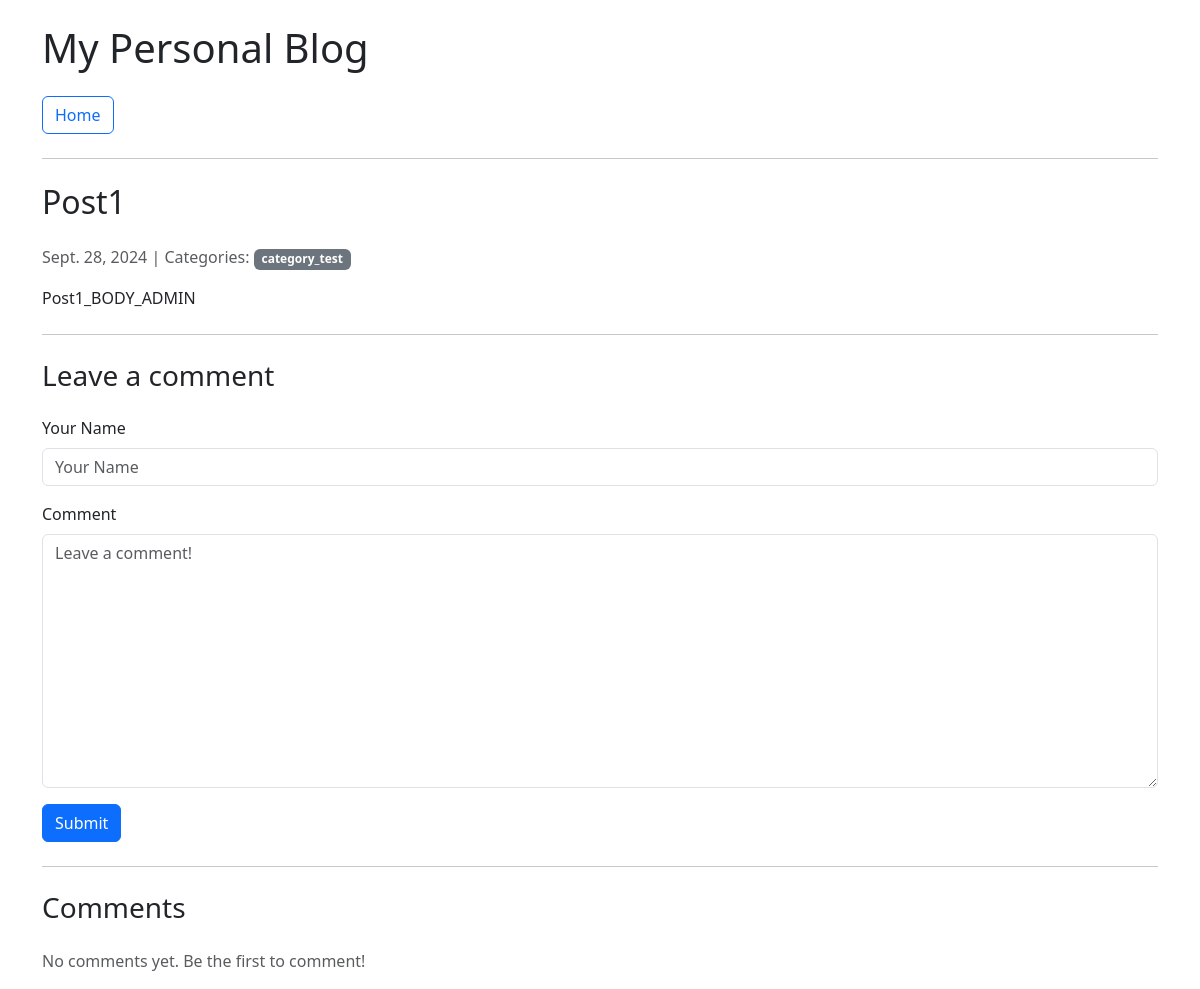
/post/1/, run on an earlier commit of the app's database.
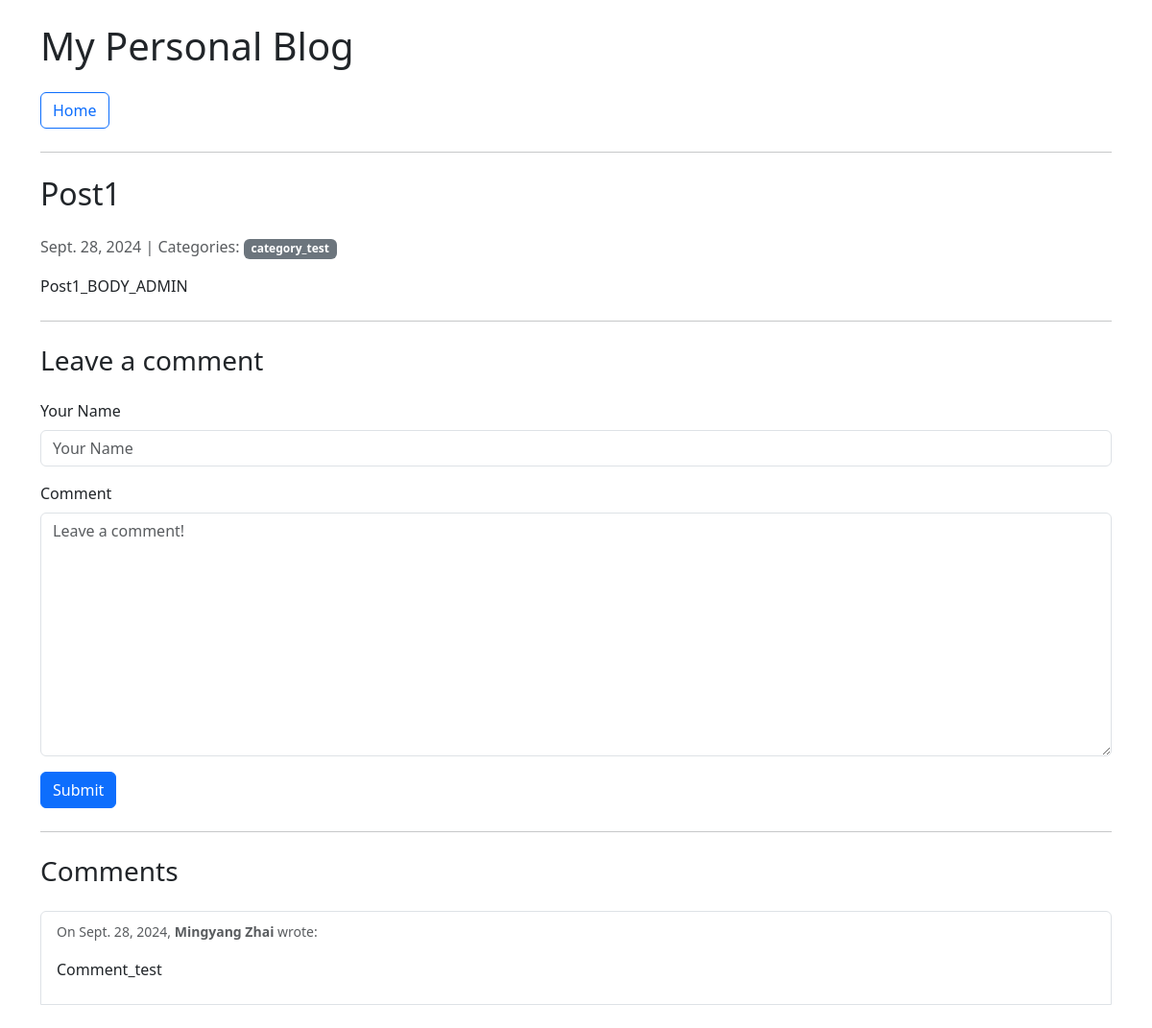
And on a later commit of the database.
### blog/models.py (models this page shows, shortened)
class Category(models.Model):
    name = models.CharField(max_length=30)
    class Meta:
        verbose_name_plural = "categories"

class Comment(models.Model):
    author = models.CharField(max_length=60)
    body = models.TextField()
    created_on = models.DateTimeField(auto_now_add=True)
    post = models.ForeignKey("Post", on_delete=models.CASCADE)

### blog/views.py (the view, shortened to what this page needs)
# urls.py: path("post/<int:pk>/", views.blog_detail, name="blog_detail"),
def blog_detail(request, pk):
    post = Post.objects.get(pk=pk)
    form = CommentForm()
    comments = Comment.objects.filter(post=post)
    context = {
        "post": post,
        "comments": comments,
        "form": CommentForm(),
    }
    return render(request, "blog/detail.html", context)

### blog/forms.py
class CommentForm(forms.Form):
    author = forms.CharField(
        max_length=60,
        widget=forms.TextInput(
            attrs={"class": "form-control", "placeholder": "Your Name"}
        ),
    )
    body = forms.CharField(
        widget=forms.Textarea(
            attrs={"class": "form-control", "placeholder": "Leave a comment!"}
        )
    )

### blog/templates/blog/detail.html (shortened to what this page needs)
{% extends "base.html" %}
{% block page_title %}
    <h2 class="my-4">{{ post.title }}</h2>
{% endblock page_title %}
{% block page_content %}
    <div class="mb-4">
        <p class="text-muted">
            {{ post.created_on.date }} | Categories:
            {% for category in post.categories.all %}
                <a href="{% url 'blog_category' category.name %}" class="badge bg-secondary text-decoration-none">
                    {{ category.name }}
                </a>
            {% endfor %}
        </p>
        <p class="fs-5">{{ post.body | linebreaks }}</p>
    </div>
    <hr>
    <h3 class="my-4">Leave a comment</h3>
    <form method="post" class="mb-4">
        <div class="mb-3">
            <label for="id_author" class="form-label">Your Name</label>
            {{ form.author }}
        </div>
        <div class="mb-3">
            <label for="id_body" class="form-label">Comment</label>
            {{ form.body }}
        </div>
        <button type="submit" class="btn btn-primary">Submit</button>
    </form>
    <hr>
    <h3 class="my-4">Comments</h3>
    <div class="list-group">
        {% for comment in comments %}
            <div class="list-group-item">
                <p class="mb-1">
                    <small class="text-muted">
                        On {{ comment.created_on.date }}, <b>{{ comment.author }}</b> wrote:
                    </small>
                </p>
                <p>{{ comment.body | linebreaks }}</p>
            </div>
            <br>
        {% empty %}
            <p class="text-muted">No comments yet. Be the first to comment!</p>
        {% endfor %}
    </div>
{% endblock page_content %}

What changed in the data, as far as the page shows it:
added Comment: created_on "Sept. 28, 2024", author "Mingyang Zhai", body "Comment_test"
Also different on the page:
text no longer shown: "No comments yet. Be the first to comment!"
